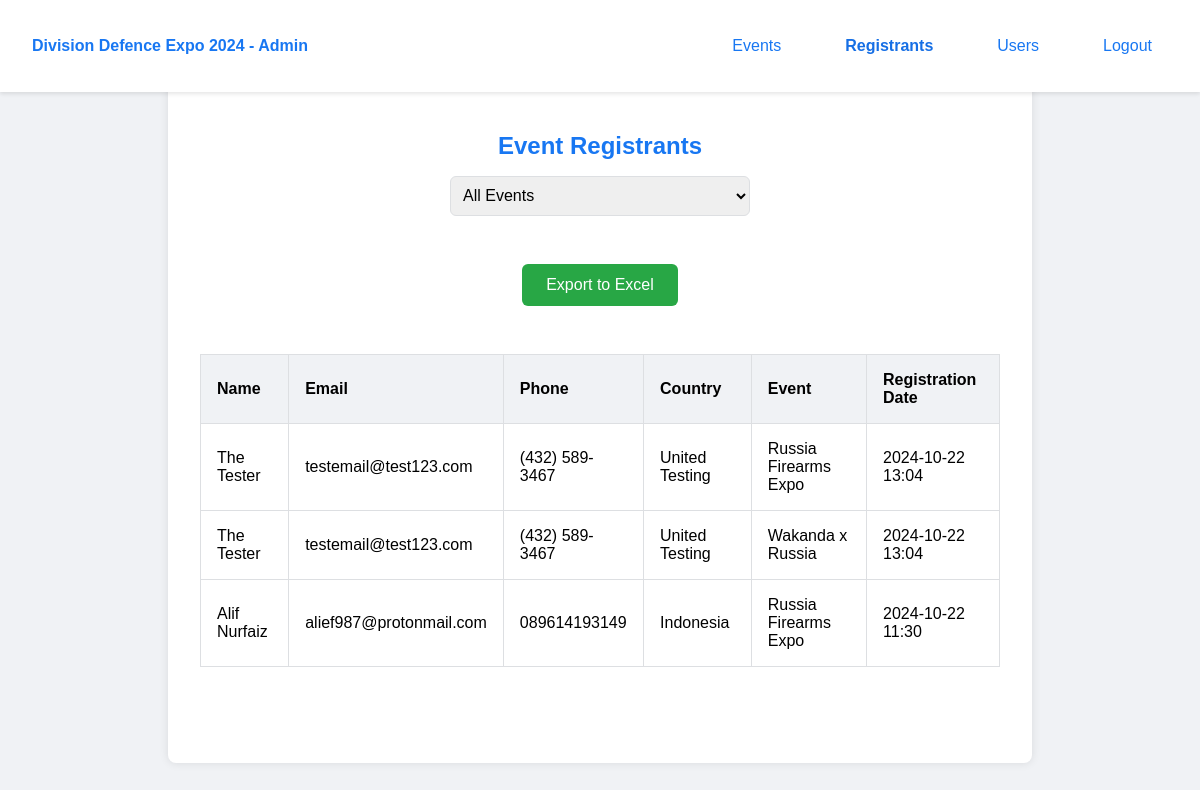
Page /registrants.php (signed in) on the committed database.
### tables this page shows
CREATE TABLE `registrations` (
  `id` int(11) NOT NULL,
  `user_id` int(11) NOT NULL,
  `event_id` int(11) NOT NULL,
  `registration_date` timestamp NOT NULL DEFAULT current_timestamp()
);

CREATE TABLE `users` (
  `id` int(11) NOT NULL,
  `email` varchar(255) NOT NULL,
  `password` varchar(255) NOT NULL,
  `is_admin` tinyint(1) NOT NULL DEFAULT 0,
  `first_name` varchar(50) DEFAULT NULL,
  `last_name` varchar(50) DEFAULT NULL,
  `phone_number` varchar(20) DEFAULT NULL,
  `country` varchar(100) DEFAULT NULL,
  `profile_completed` tinyint(1) DEFAULT 0
);

CREATE TABLE `events` (
  `id` int(11) NOT NULL,
  `title` varchar(255) NOT NULL,
  `description` text DEFAULT NULL,
  `date_time` datetime NOT NULL,
  `country` varchar(100) NOT NULL,
  `location` varchar(255) NOT NULL,
  `max_visitors` int(11) NOT NULL,
  `created_at` timestamp NOT NULL DEFAULT current_timestamp(),
  `status` enum('open','closed','cancelled') NOT NULL DEFAULT 'open',
  `event_image` varchar(255) DEFAULT NULL
);

### registrants.php (the view, shortened to what this page needs)
<?php
require_once 'db_config.php';
$query = "
    SELECT
        u.first_name,
        u.last_name,
        u.email,
        u.phone_number,
        u.country,
        e.title as event_title,
        r.registration_date
    FROM registrations r
    JOIN users u ON r.user_id = u.id
    JOIN events e ON r.event_id = e.id
";
$query .= " ORDER BY r.registration_date DESC";
try {
    $stmt = $pdo->prepare($query);
    $stmt->execute();
    $registrants = $stmt->fetchAll();
} catch (PDOException $e) {
    $error_message = "Error fetching registrants: " . $e->getMessage();
}
?>
<!DOCTYPE html>
<html lang="en">
<head>
    <link rel="stylesheet" href="styles.css">
</head>
<body>
    <?php include 'navbar-admin.php'; ?>
    <div class="container">
        <h2>Event Registrants</h2>
        <form method="get" action="" class="filter-form">
            <select name="event_id" onchange="this.form.submit()">
                <option value="">All Events</option>
            </select>
        </form>
        <form method="get" action="">
        <button type="submit" class="export-button">Export to Excel</button>
        </form>
        <?php if (empty($registrants)): ?>
            <p>No registrants found.</p>
        <?php else: ?>
            <div class="table-container">
                <table>
                    <thead>
                        <tr>
                            <th>Name</th>
                            <th>Email</th>
                            <th>Phone</th>
                            <th>Country</th>
                            <th>Event</th>
                            <th>Registration Date</th>
                        </tr>
                    </thead>
                    <tbody>
                        <?php foreach ($registrants as $registrant): ?>
                            <tr>
                                <td><?php echo htmlspecialchars($registrant['first_name'] . ' ' . $registrant['last_name']); ?></td>
                                <td><?php echo htmlspecialchars($registrant['email']); ?></td>
                                <td><?php echo htmlspecialchars($registrant['phone_number']); ?></td>
                                <td><?php echo htmlspecialchars($registrant['country']); ?></td>
                                <td><?php echo htmlspecialchars($registrant['event_title']); ?></td>
                                <td><?php echo date('Y-m-d H:i', strtotime($registrant['registration_date'])); ?></td>
                            </tr>
                        <?php endforeach; ?>
                    </tbody>
                </table>
            </div>
        <?php endif; ?>
    </div>
</body>
</html>

### styles.css (style rules this page uses)
body { font-family: Arial, sans-serif; background-color: #f0f2f5; margin: 0; padding: 80px 0 0 0; min-height: 100vh; }
.container { background-color: #ffffff; padding: 2rem; border-radius: 8px; box-shadow: 0 0 10px rgba(0, 0, 0, 0.1); width: 100%; max-width: 800px; margin: 0 auto; text-align: center; }
h1, h2, h3, h4 { color: #1877f2; margin-bottom: 1rem; }
form { display: flex; flex-direction: column; align-items: center; margin-bottom: 2rem; }
input, textarea, select { margin-bottom: 1rem; padding: 0.5rem; border: 1px solid #dddfe2; border-radius: 6px; font-size: 1rem; width: 100%; max-width: 300px; }
select { height: auto; min-height: 2.5rem; }
button { background-color: #1877f2; color: #ffffff; border: none; padding: 0.75rem 1.5rem; border-radius: 6px; font-size: 1rem; cursor: pointer; transition: background-color 0.3s; }
table { width: 100%; border-collapse: collapse; margin-bottom: 2rem; }
th, td { border: 1px solid #dddfe2; padding: 0.5rem; text-align: left; }
th { background-color: #f0f2f5; font-weight: bold; }
.filter-form { margin-bottom: 2rem; text-align: left; }
.filter-form select { padding: 0.5rem; border: 1px solid #dddfe2; border-radius: 6px; font-size: 1rem; width: 100%; max-width: 300px; margin-bottom: 1rem; }
.table-container { overflow-x: auto; margin-bottom: 2rem; }
table { min-width: 800px; background-color: #ffffff; }
th { background-color: #f0f2f5; font-weight: bold; text-align: left; padding: 1rem; }
td { padding: 1rem; border-bottom: 1px solid #dddfe2; }
.export-button { background-color: #28a745; color: #ffffff; border: none; padding: 0.75rem 1.5rem; border-radius: 6px; font-size: 1rem; cursor: pointer; margin-bottom: 1rem; transition: background-color 0.3s; }

### rows in the picture
registrations: user.last_name "The Tester", user.email "testemail@test123.com", user.phone_number "(432) 589-3467", user.country "United Testing", event.title "Russia Firearms Expo", registration_date "2024-10-22 13:04"
registrations: user.last_name "The Tester", user.email "testemail@test123.com", user.phone_number "(432) 589-3467", user.country "United Testing", event.title "Wakanda x Russia", registration_date "2024-10-22 13:04"
registrations: user.last_name "Alif Nurfaiz", user.email "alief987@protonmail.com", user.phone_number "089614193149", user.country "Indonesia", event.title "Russia Firearms Expo", registration_date "2024-10-22 11:30"
